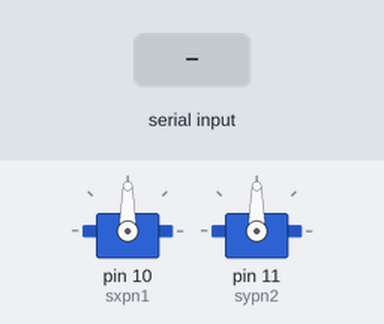
Recording of a sketch running on a simulated Arduino Uno, built with avr-gcc and run on an emulated ATmega328P. Parts: 2 × servo. Inputs (shaded band) come from the test bench.

Above: at 1.2 s.
1.3 s: "Y" received over Serial
At 2.1 s:
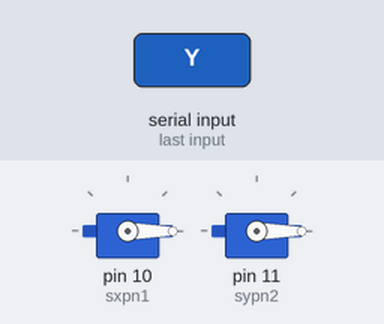
Timing chart, 0 to 4.3 s (numbered marks = the images above; inputs shaded):
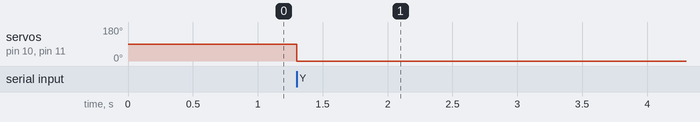

The sketch:

laser.ino
```cpp
#include <Servo.h>
#define DELAY 15
Servo sx, sy;
String serialData;
const int sxpn1 = 10, sypn2 = 11;
String packet;
void setup() {
  // put your setup code here, to run once:
  sx.attach(sxpn1);
  sy.attach(sypn2);
  Serial.begin(9600);
  Serial.setTimeout(10);
}


void loop() {

  serialData = Serial.readString();
  sx.write(parseDataX(serialData));
  sy.write(parseDataY(serialData));
}


int parseDataX(String data) {
  while( Serial.available() == 0 ) { }

  data.remove(data.indexOf("Y"));
  data.remove(data.indexOf("X"), 1);
  return data.toInt();
}

int parseDataY(String data) {
  data.remove(0, data.indexOf("Y") + 1);
  return data.toInt();
}
```

Measured:
- after the input at 1.3 s, servo on pin 10 (sxpn1), servo on pin 11 (sypn2): 90° → 0° at once
